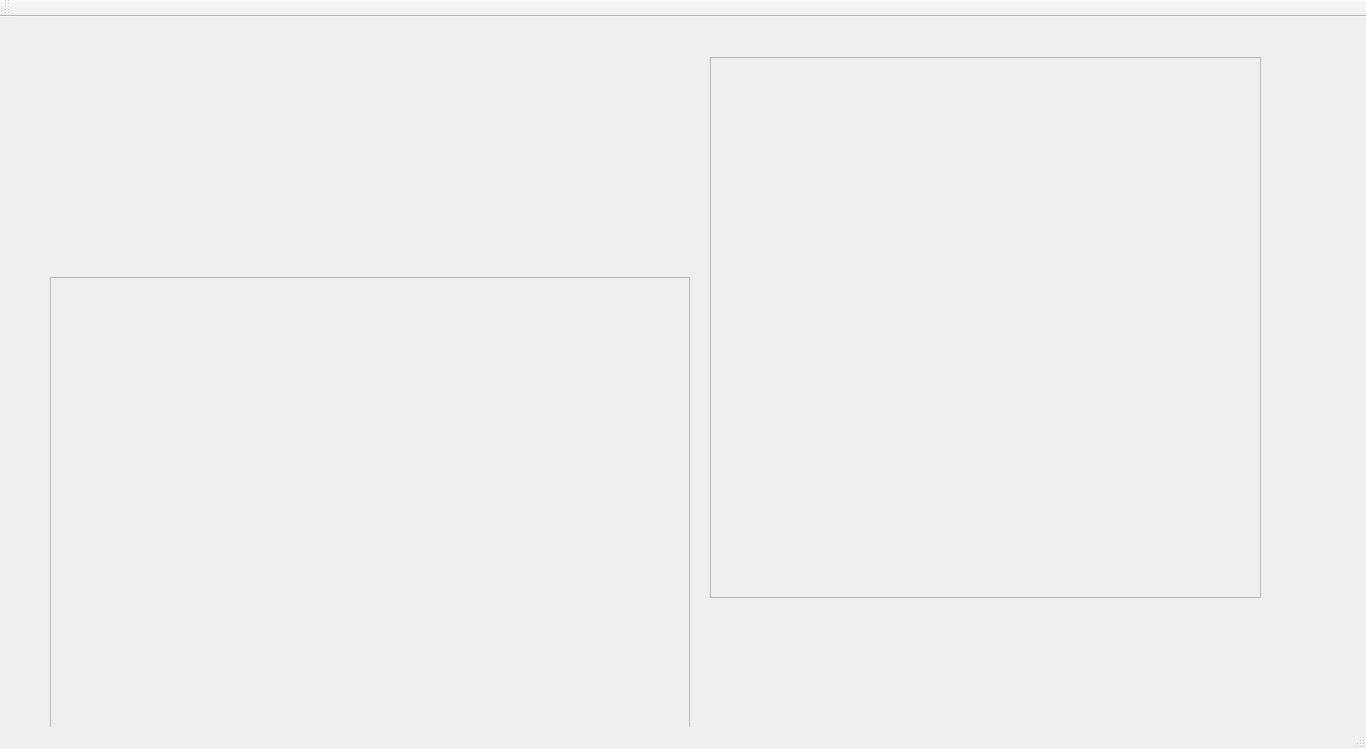
<?xml version="1.0" encoding="UTF-8"?>
<ui version="4.0">
 <class>MainWindow</class>
 <widget class="QMainWindow" name="MainWindow">
  <property name="geometry">
   <rect>
    <x>0</x>
    <y>0</y>
    <width>1366</width>
    <height>749</height>
   </rect>
  </property>
  <property name="windowTitle">
   <string>AOI</string>
  </property>
  <widget class="QWidget" name="centralWidget">
   <widget class="VisionView" name="visionView">
    <property name="geometry">
     <rect>
      <x>50</x>
      <y>260</y>
      <width>640</width>
      <height>480</height>
     </rect>
    </property>
    <property name="frameShape">
     <enum>QFrame::StyledPanel</enum>
    </property>
    <property name="text">
     <string/>
    </property>
   </widget>
   <widget class="VisionViewToolBox" name="visionViewToolBox" native="true">
    <property name="geometry">
     <rect>
      <x>0</x>
      <y>269</y>
      <width>50</width>
      <height>461</height>
     </rect>
    </property>
   </widget>
   <widget class="ModuleSelectForm" name="moduleSelectWidget" native="true">
    <property name="geometry">
     <rect>
      <x>1260</x>
      <y>30</y>
      <width>100</width>
      <height>671</height>
     </rect>
    </property>
   </widget>
   <widget class="QStackedWidget" name="menuContainer">
    <property name="geometry">
     <rect>
      <x>710</x>
      <y>40</y>
      <width>551</width>
      <height>541</height>
     </rect>
    </property>
    <property name="frameShape">
     <enum>QFrame::StyledPanel</enum>
    </property>
    <widget class="AutoOperationForm" name="autoOpForm"/>
    <widget class="ProgramMainForm" name="pgmOpForm"/>
    <widget class="ProgramManagementForm" name="pgmManageForm"/>
   </widget>
  </widget>
  <widget class="QToolBar" name="mainToolBar">
   <attribute name="toolBarArea">
    <enum>TopToolBarArea</enum>
   </attribute>
   <attribute name="toolBarBreak">
    <bool>false</bool>
   </attribute>
  </widget>
  <widget class="QStatusBar" name="statusBar"/>
 </widget>
 <layoutdefault spacing="6" margin="11"/>
 <customwidgets>
  <customwidget>
   <class>VisionView</class>
   <extends>QLabel</extends>
   <header>visionview.h</header>
  </customwidget>
  <customwidget>
   <class>VisionViewToolBox</class>
   <extends>QWidget</extends>
   <header>visionviewtoolbox.h</header>
   <container>1</container>
  </customwidget>
  <customwidget>
   <class>ModuleSelectForm</class>
   <extends>QWidget</extends>
   <header>ModuleSelectForm.h</header>
   <container>1</container>
  </customwidget>
  <customwidget>
   <class>AutoOperationForm</class>
   <extends>QWidget</extends>
   <header>autooperationform.h</header>
   <container>1</container>
  </customwidget>
  <customwidget>
   <class>ProgramMainForm</class>
   <extends>QWidget</extends>
   <header>programmainform.h</header>
   <container>1</container>
  </customwidget>
  <customwidget>
   <class>ProgramManagementForm</class>
   <extends>QWidget</extends>
   <header location="global">programmanagementform.h</header>
   <container>1</container>
  </customwidget>
 </customwidgets>
 <resources/>
 <connections/>
</ui>
